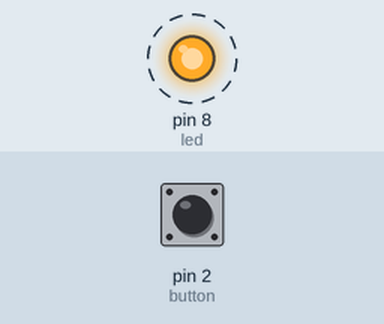
This sketch was run on a simulated Arduino Uno, built with avr-gcc and run on an emulated ATmega328P. On the bench: output pins drawn as LEDs (lit = HIGH). Dashed ring = blinking. The inputs (shaded band) are chosen by the test bench; at power-on: pin 2 (button) HIGH.

Above: at 0.2 s.
Timing chart, 0 to 3.0 s (numbered marks = the images above):
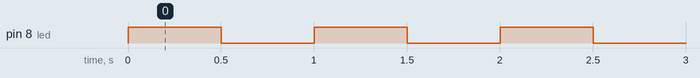

Measured:
- by itself, pin 8 (led): alternates HIGH for 0.50 s and LOW for 0.50 s

The sketch:

sketch_dec26n_interrupt3.ino
```cpp
//외부 인터럽트
#include <MsTimer2.h>
#define led 8
#define button 2
#include <Bounce2.h>

Bounce debouncer = Bounce();

void setup() {
  pinMode(button, INPUT_PULLUP);
  debouncer.attach(button); //
  debouncer.interval(500); //누름 상태 판별시간

  Serial.begin(115200);
  pinMode(led, OUTPUT);
  pinMode(button, INPUT_PULLUP); //아두이노 자체 풀업 = 안누르면 HIGH
  attachInterrupt(INT0, stopp, RISING);

}

void loop() {
  digitalWrite(led, HIGH);
  delay(500);
  digitalWrite(led, LOW);
  delay(500);
}

void stopp(){
  debouncer.update();

  if(debouncer.fell()){
    Serial.println("Pressed");
    digitalWrite(led, LOW);

  }
}
```
